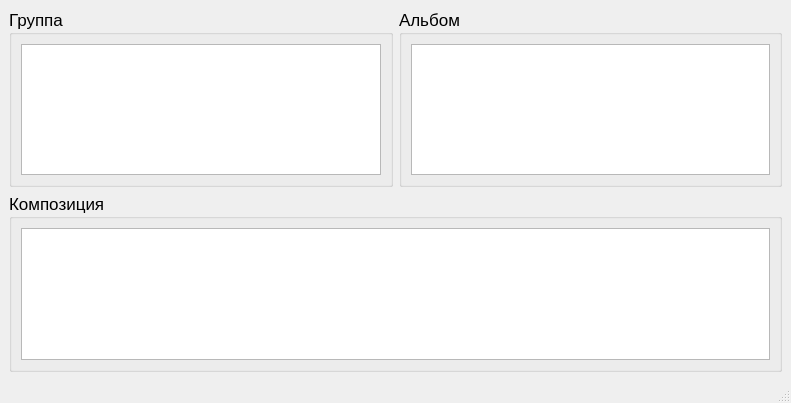
<?xml version="1.0" encoding="UTF-8"?>
<ui version="4.0">
 <class>MainWindow</class>
 <widget class="QMainWindow" name="MainWindow">
  <property name="geometry">
   <rect>
    <x>0</x>
    <y>0</y>
    <width>791</width>
    <height>403</height>
   </rect>
  </property>
  <property name="windowTitle">
   <string>MainWindow</string>
  </property>
  <widget class="QWidget" name="centralwidget">
   <layout class="QGridLayout" name="gridLayout">
    <item row="0" column="0">
     <widget class="QGroupBox" name="groupBox">
      <property name="font">
       <font>
        <pointsize>13</pointsize>
       </font>
      </property>
      <property name="title">
       <string>Группа</string>
      </property>
      <layout class="QHBoxLayout" name="horizontalLayout">
       <item>
        <widget class="QTableView" name="tableView"/>
       </item>
      </layout>
     </widget>
    </item>
    <item row="0" column="1">
     <widget class="QGroupBox" name="groupBox_2">
      <property name="font">
       <font>
        <pointsize>13</pointsize>
       </font>
      </property>
      <property name="title">
       <string>Альбом</string>
      </property>
      <layout class="QHBoxLayout" name="horizontalLayout_2">
       <item>
        <widget class="QTableView" name="tableView_2"/>
       </item>
      </layout>
     </widget>
    </item>
    <item row="1" column="0" colspan="2">
     <widget class="QGroupBox" name="groupBox_3">
      <property name="font">
       <font>
        <pointsize>13</pointsize>
       </font>
      </property>
      <property name="title">
       <string>Композиция</string>
      </property>
      <layout class="QHBoxLayout" name="horizontalLayout_3">
       <item>
        <widget class="QTableView" name="tableView_3"/>
       </item>
      </layout>
     </widget>
    </item>
   </layout>
  </widget>
  <widget class="QMenuBar" name="menubar">
   <property name="geometry">
    <rect>
     <x>0</x>
     <y>0</y>
     <width>791</width>
     <height>21</height>
    </rect>
   </property>
  </widget>
  <widget class="QStatusBar" name="statusbar"/>
 </widget>
 <resources/>
 <connections/>
</ui>
